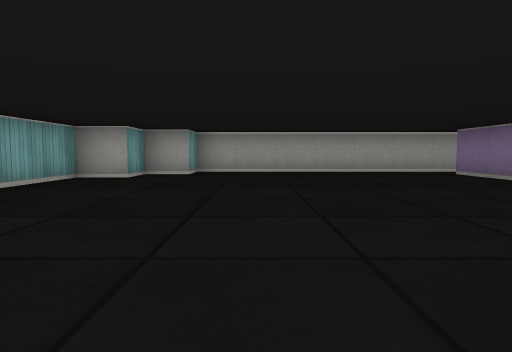
[1] (above)

19 first-person views from a walk through a cub3D level. The camera is about half as high as the walls, tilts 4° down and sees 75° across. The floor is counted in squares. Each view is taken from the middle of a square. On the plan, view 1 faces up. The plan holds only what a view shows up to about 9 squares ahead; the rest is blank.

[2]
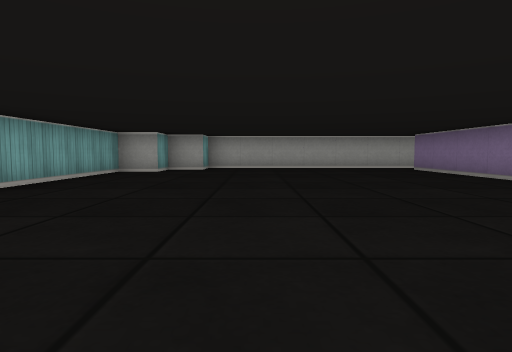

[3]
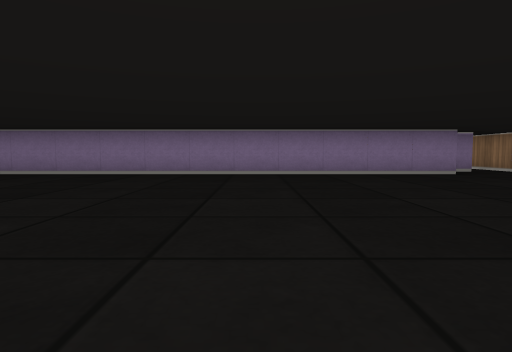

[4]
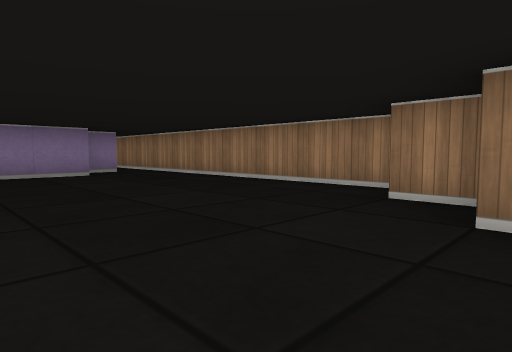

[5]
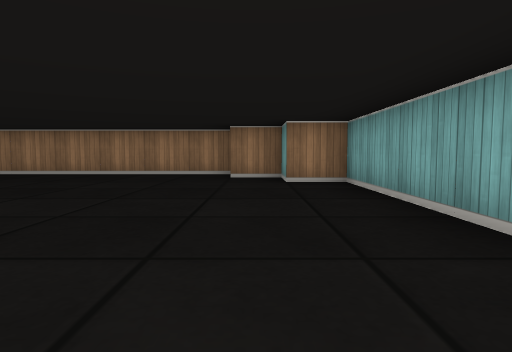

[6]
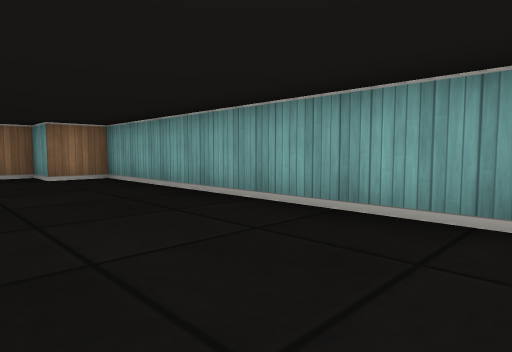

[7]
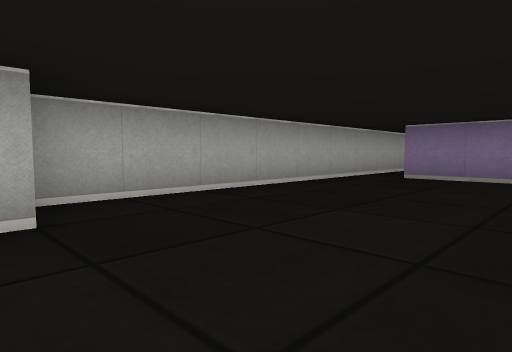

[8]
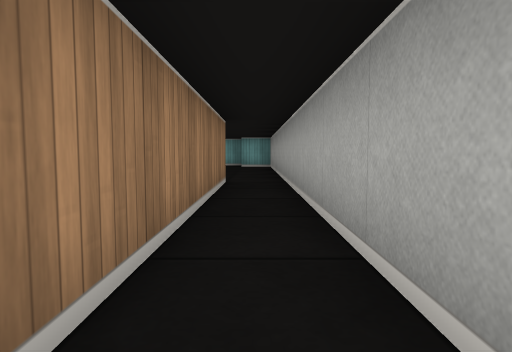

[9]
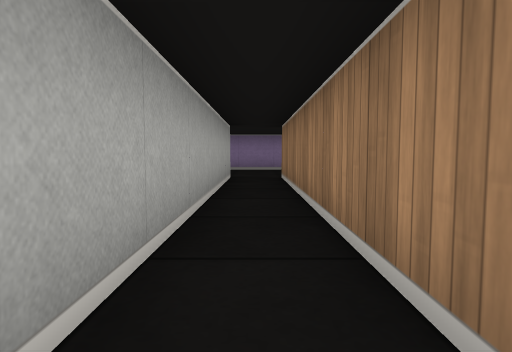

[10]
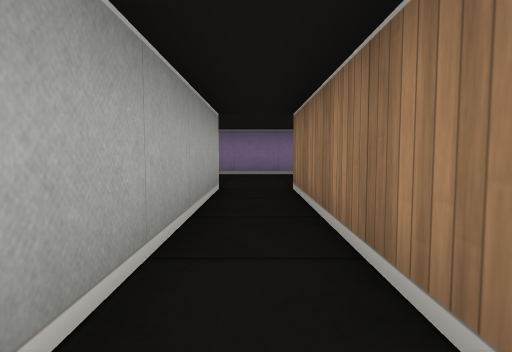

[11]
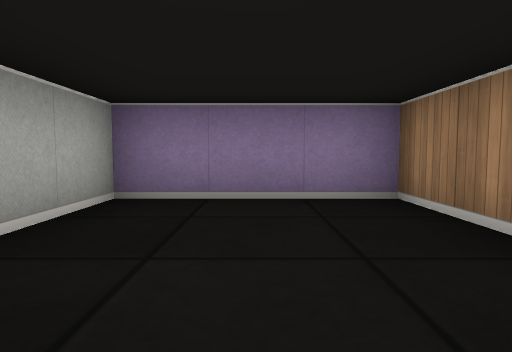

[12]
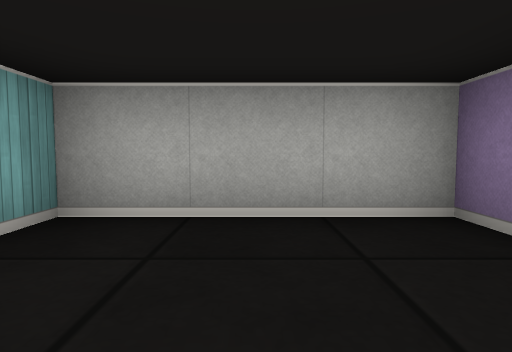

[13]
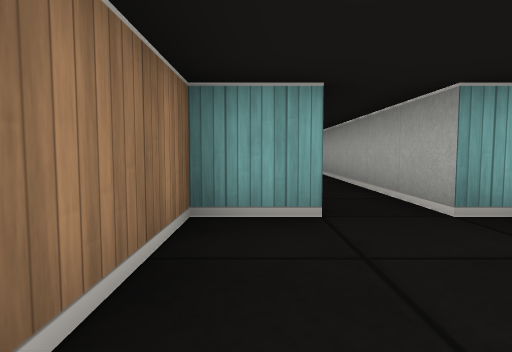

[14]
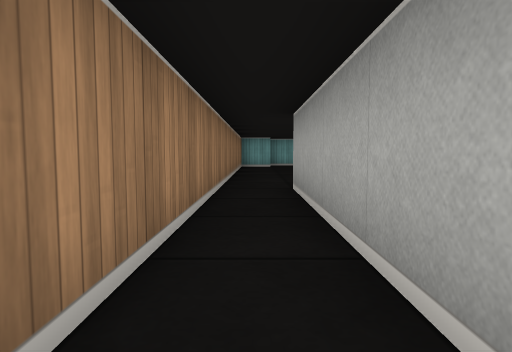

[15]
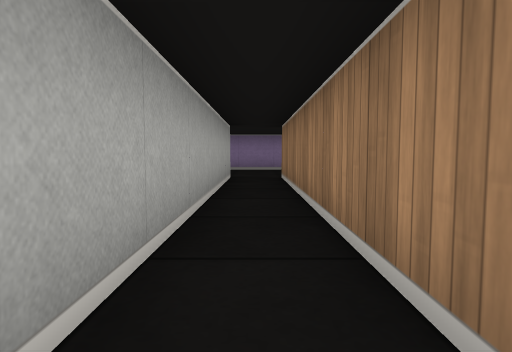

[16]
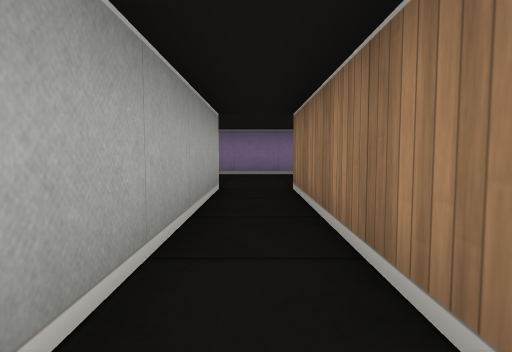

[17]
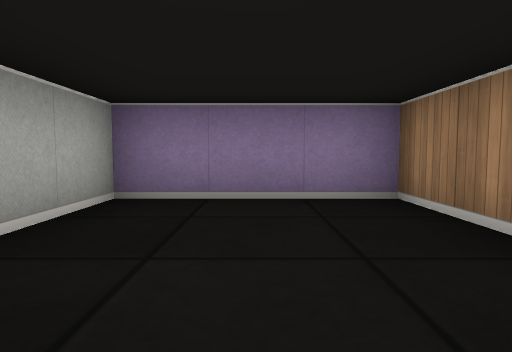

[18]
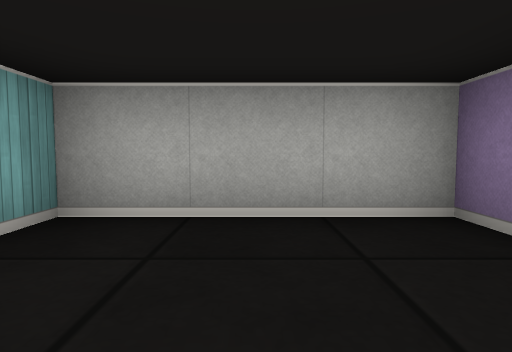

[19]
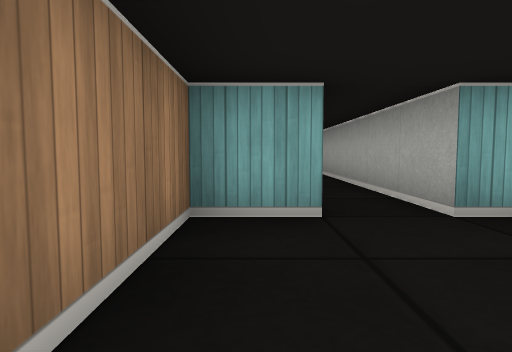

### Floor plan
Points are (right, up) in squares from view 1. A wall is a line through its corners. A room is listed if a view was taken in it or the views show most of it. See-through windows are left out.
Room 1 (views 1, 2, 3, 4, 5, 6, 7, 8, 9, 10, 11, 14, 15, 16, 17)
walls: (4.5, -4.6) (4.5, 7.5) (13.5, 7.5); (-1.5, -6.5) (13.5, -6.5); (13.5, -5.5) (5.5, -5.5) (5.5, -4.8); (13.5, 8.5) (-1.5, 8.5) (-1.5, 7.5) (-2.5, 7.5) (-2.5, 6.5) (-3.5, 6.5) (-3.5, -4.5) (-2.5, -4.5) (-2.5, -5.5) (-1.5, -5.5)
ways out: opening at (14, 8) to room 2; opening at (13, -6) to room 3
Room 2 (views 12, 13)
walls: (13.5, 7.5) (13.5, 6.5) (16.5, 6.5) (16.5, 9.5) (13.5, 9.5) (13.5, 8.5)
ways out: opening at (14, 8) to room 1
Room 3 (views 18, 19)
walls: (13.5, -6.5) (13.5, -7.5) (16.5, -7.5) (16.5, -4.5) (13.5, -4.5) (13.5, -5.5)
ways out: opening at (13, -6) to room 1

Positions as (right, up) in squares from view 1, and headings:
1: (0, 0), facing up
2: (0, -2), facing up
3: (-3, 0), facing right
4: (-3, -2), facing down-right
5: (-2, 1), facing down
6: (-1, 2), facing down-left
7: (-2, 5), facing up-right
8: (10, 8), facing left
9: (7, 8), facing right
10: (9, 8), facing right
11: (13, 8), facing right
12: (15, 7), facing up
13: (16, 7), facing left
14: (10, -6), facing left
15: (7, -6), facing right
16: (9, -6), facing right
17: (13, -6), facing right
18: (15, -7), facing up
19: (16, -7), facing left
